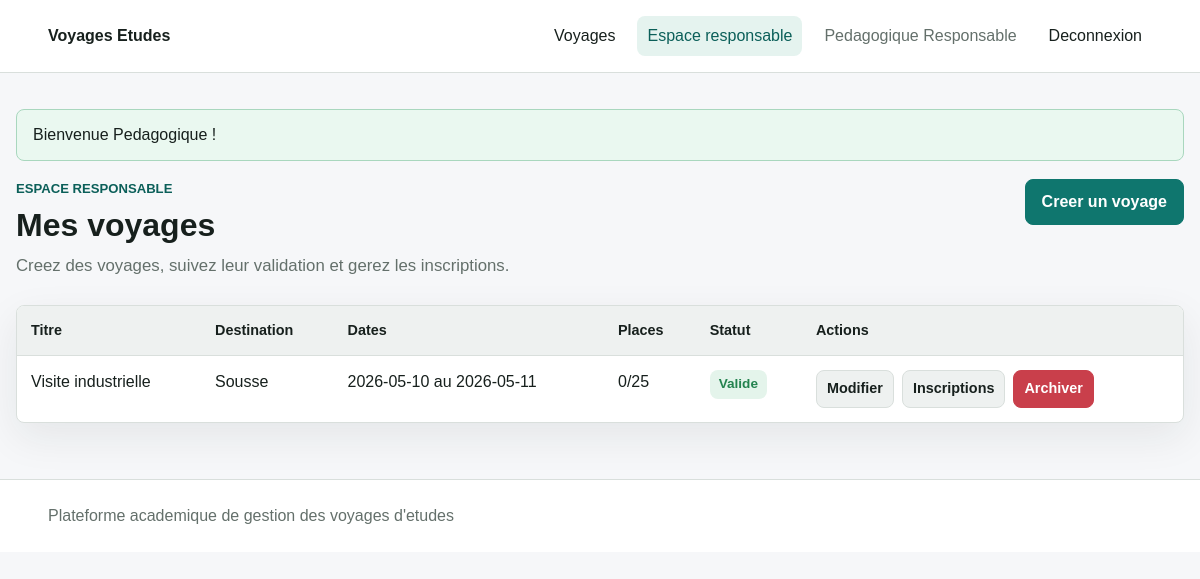
The app's page /index.php?route=responsable/voyages (signed in) with its own data.
### tables this page shows
CREATE TABLE IF NOT EXISTS voyages (
  id_voyage INT AUTO_INCREMENT PRIMARY KEY,
  titre VARCHAR(180) NOT NULL,
  destination VARCHAR(180) NOT NULL,
  description TEXT NOT NULL,
  date_depart DATE NOT NULL,
  date_retour DATE NOT NULL,
  budget DECIMAL(10,2) NOT NULL DEFAULT 0.00,
  nb_places INT NOT NULL,
  statut ENUM('en_attente', 'valide', 'refuse', 'archive') NOT NULL DEFAULT 'en_attente',
  id_responsable INT NOT NULL,
  date_creation DATETIME NOT NULL DEFAULT CURRENT_TIMESTAMP,
  date_modification DATETIME NULL DEFAULT NULL ON UPDATE CURRENT_TIMESTAMP,
  CONSTRAINT fk_voyages_responsable
    FOREIGN KEY (id_responsable) REFERENCES users(id_user)
    ON DELETE RESTRICT ON UPDATE CASCADE,
  INDEX idx_voyages_statut (statut),
  INDEX idx_voyages_destination (destination),
  INDEX idx_voyages_responsable (id_responsable)
);

CREATE TABLE IF NOT EXISTS users (
  id_user INT AUTO_INCREMENT PRIMARY KEY,
  nom VARCHAR(100) NOT NULL,
  prenom VARCHAR(100) NOT NULL,
  email VARCHAR(190) NOT NULL UNIQUE,
  mot_de_passe VARCHAR(255) NOT NULL,
  role ENUM('etudiant', 'responsable', 'admin', 'financier') NOT NULL DEFAULT 'etudiant',
  statut ENUM('actif', 'inactif') NOT NULL DEFAULT 'actif',
  date_creation DATETIME NOT NULL DEFAULT CURRENT_TIMESTAMP,
  date_modification DATETIME NULL DEFAULT NULL ON UPDATE CURRENT_TIMESTAMP,
  INDEX idx_users_role (role),
  INDEX idx_users_statut (statut)
);

### app/core/Controller.php (called while the page is built, shortened)
<?php
abstract class Controller
{
    protected function view(string $view, array $data = []): void
    {
        require VIEW_PATH . DIRECTORY_SEPARATOR . 'layouts' . DIRECTORY_SEPARATOR . 'main.php';
    }
}

### app/controllers/VoyageController.php (called while the page is built, shortened)
<?php
class VoyageController extends Controller
{
    public function mine(): void
    {
        $voyages = (new Voyage())->byResponsible(Auth::id());
        $this->view('responsable/voyages', [
            'title' => 'Mes voyages',
            'voyages' => $voyages,
        ]);
    }
}

### public/index.php (called while the page is built, shortened)
<?php
require_once dirname(__DIR__) . DIRECTORY_SEPARATOR . 'app' . DIRECTORY_SEPARATOR . 'config' . DIRECTORY_SEPARATOR . 'config.php';
$routes = [
    'home' => [HomeController::class, 'index'],
    'login' => [AuthController::class, 'login'],
    'login/store' => [AuthController::class, 'authenticate'],
    'register' => [AuthController::class, 'register'],
    'register/store' => [AuthController::class, 'storeRegister'],
    'logout' => [AuthController::class, 'logout'],
    'voyages' => [VoyageController::class, 'index'],
    'voyage/show' => [VoyageController::class, 'show'],
    'mes-inscriptions' => [InscriptionController::class, 'mine'],
    'inscription/store' => [InscriptionController::class, 'store'],
    'inscription/status' => [InscriptionController::class, 'updateStatus'],
    'documents' => [DocumentController::class, 'mine'],
    'document/upload' => [DocumentController::class, 'upload'],
    'document/download' => [DocumentController::class, 'download'],
    'responsable/voyages' => [VoyageController::class, 'mine'],
    'responsable/voyage/create' => [VoyageController::class, 'create'],
    'responsable/voyage/store' => [VoyageController::class, 'store'],
    'responsable/voyage/edit' => [VoyageController::class, 'edit'],
    'responsable/voyage/update' => [VoyageController::class, 'update'],
    'responsable/voyage/archive' => [VoyageController::class, 'archive'],
    'responsable/inscriptions' => [VoyageController::class, 'inscriptions'],
    'admin/dashboard' => [AdminController::class, 'dashboard'],
    'admin/users' => [AdminController::class, 'users'],
    'admin/users/store' => [AdminController::class, 'storeUser'],
    'admin/users/update' => [AdminController::class, 'updateUser'],
    'admin/voyages' => [AdminController::class, 'voyages'],
    'admin/documents' => [DocumentController::class, 'adminIndex'],
    'admin/voyage/validate' => [AdminController::class, 'validateVoyage'],
    'admin/voyage/refuse' => [AdminController::class, 'refuseVoyage'],
    'admin/voyage/archive' => [AdminController::class, 'archiveVoyage'],
];
$route = current_route();
[$controllerClass, $method] = $routes[$route];
try {
    $controller = new $controllerClass();
    $controller->$method();
} catch (PDOException $exception) {
    http_response_code(500);
    $message = 'Erreur de base de donnees. Verifiez la configuration MySQL.';
    require VIEW_PATH . DIRECTORY_SEPARATOR . 'errors' . DIRECTORY_SEPARATOR . '500.php';
} catch (Throwable $exception) {
    http_response_code(500);
    $message = 'Une erreur inattendue est survenue.';
    require VIEW_PATH . DIRECTORY_SEPARATOR . 'errors' . DIRECTORY_SEPARATOR . '500.php';
}

### app/core/helpers.php (called while the page is built, shortened)
<?php
function e(?string $value): string
{
    return htmlspecialchars((string) $value, ENT_QUOTES, 'UTF-8');
}
function url(string $route = '', array $params = []): string
{
    $script = str_replace('\\', '/', $_SERVER['SCRIPT_NAME'] ?? '/public/index.php');
    $query = array_merge(['route' => trim($route, '/')], $params);
    return $script . '?' . http_build_query($query);
}
function asset(string $path): string
{
    $scriptDir = rtrim(str_replace('\\', '/', dirname($_SERVER['SCRIPT_NAME'] ?? '')), '/');
    return ($scriptDir === '' ? '' : $scriptDir) . '/' . ltrim($path, '/');
}
function get_flash_messages(): array
{
    $messages = $_SESSION['flash'] ?? [];
    return $messages;
}
function status_label(string $status): string
{
    return [
        'en_attente' => 'En attente',
        'valide' => 'Valide',
        'refuse' => 'Refuse',
        'archive' => 'Archive',
        'annule' => 'Annule',
        'actif' => 'Actif',
        'inactif' => 'Inactif',
    ][$status] ?? ucfirst(str_replace('_', ' ', $status));
}
function current_route(): string
{
    return trim((string) ($_GET['route'] ?? 'home'), '/');
}

### app/core/Auth.php (called while the page is built, shortened)
<?php
class Auth
{
    public static function user(): ?array
    {
        return $_SESSION['user'] ?? null;
    }
    public static function id(): ?int
    {
        return isset($_SESSION['user']['id_user']) ? (int) $_SESSION['user']['id_user'] : null;
    }
    public static function check(): bool
    {
        return self::user() !== null;
    }
    public static function role(): ?string
    {
        return $_SESSION['user']['role'] ?? null;
    }
}

### app/core/Model.php (called while the page is built, shortened)
<?php
abstract class Model
{
    public function __construct()
    {
        require_once APP_PATH . DIRECTORY_SEPARATOR . 'config' . DIRECTORY_SEPARATOR . 'database.php';
        $this->db = Database::connection();
    }
}

### app/config/database.php (called while the page is built, shortened)
<?php
class Database
{
    private static ?PDO $connection = null;
    public static function connection(): PDO
    {
        if (self::$connection === null) {
            $dsn = 'mysql:host=' . DB_HOST . ';dbname=' . DB_NAME . ';charset=utf8mb4';
            self::$connection = new PDO($dsn, DB_USER, DB_PASS, [
                PDO::ATTR_ERRMODE => PDO::ERRMODE_EXCEPTION,
                PDO::ATTR_DEFAULT_FETCH_MODE => PDO::FETCH_ASSOC,
                PDO::ATTR_EMULATE_PREPARES => false,
            ]);
        }
        return self::$connection;
    }
}

### app/models/Voyage.php (called while the page is built, shortened)
<?php
class Voyage extends Model
{
    public function byResponsible(int $responsableId): array
    {
        $stmt = $this->db->prepare(
            $this->baseSelect() . ' WHERE v.id_responsable = :id ORDER BY v.date_creation DESC'
        );
        $stmt->execute(['id' => $responsableId]);
        return $stmt->fetchAll();
    }
    private function baseSelect(): string
    {
        return "SELECT
                    v.*,
                    u.nom AS responsable_nom,
                    u.prenom AS responsable_prenom,
                    (
                        SELECT COUNT(*)
                        FROM inscriptions i
                        WHERE i.id_voyage = v.id_voyage
                          AND i.statut IN ('en_attente', 'valide')
                    ) AS nb_inscrits,
                    (
                        v.nb_places - (
                            SELECT COUNT(*)
                            FROM inscriptions i2
                            WHERE i2.id_voyage = v.id_voyage
                              AND i2.statut IN ('en_attente', 'valide')
                        )
                    ) AS places_restantes
                FROM voyages v
                INNER JOIN users u ON u.id_user = v.id_responsable";
    }
}

### app/config/config.php (called while the page is built, shortened)
<?php
spl_autoload_register(function (string $class): void {
    $directories = [
        APP_PATH . DIRECTORY_SEPARATOR . 'core',
        APP_PATH . DIRECTORY_SEPARATOR . 'models',
        APP_PATH . DIRECTORY_SEPARATOR . 'controllers',
    ];
    foreach ($directories as $directory) {
        $file = $directory . DIRECTORY_SEPARATOR . $class . '.php';
        if (is_file($file)) {
            return;
        }
    }
});
require_once APP_PATH . DIRECTORY_SEPARATOR . 'core' . DIRECTORY_SEPARATOR . 'helpers.php';

### app/views/responsable/voyages.php (the view, shortened to what this page needs)
<section class="page-heading">
    <div>
        <p class="eyebrow">Espace responsable</p>
        <h1>Mes voyages</h1>
        <p class="lede">Creez des voyages, suivez leur validation et gerez les inscriptions.</p>
    </div>
    <a class="button" href="<?= e(url('responsable/voyage/create')) ?>">Creer un voyage</a>
</section>
<?php if ($voyages === []): ?>
    <section class="empty-state">
        <h2>Aucun voyage cree</h2>
        <p>Votre prochain voyage apparaitra ici en attente de validation admin.</p>
    </section>
<?php else: ?>
    <div class="table-wrap">
        <table>
            <thead>
                <tr>
                    <th>Titre</th>
                    <th>Destination</th>
                    <th>Dates</th>
                    <th>Places</th>
                    <th>Statut</th>
                    <th>Actions</th>
                </tr>
            </thead>
            <tbody>
                <?php foreach ($voyages as $voyage): ?>
                    <tr>
                        <td><?= e($voyage['titre']) ?></td>
                        <td><?= e($voyage['destination']) ?></td>
                        <td><?= e($voyage['date_depart']) ?> au <?= e($voyage['date_retour']) ?></td>
                        <td><?= e((string) $voyage['nb_inscrits']) ?>/<?= e((string) $voyage['nb_places']) ?></td>
                        <td><span class="badge <?= e($voyage['statut']) ?>"><?= e(status_label($voyage['statut'])) ?></span></td>
                        <td class="actions">
                            <a class="button small secondary" href="<?= e(url('responsable/voyage/edit', ['id' => $voyage['id_voyage']])) ?>">Modifier</a>
                            <a class="button small secondary" href="<?= e(url('responsable/inscriptions', ['id' => $voyage['id_voyage']])) ?>">Inscriptions</a>
                            <?php if ($voyage['statut'] !== 'archive'): ?>
                                <form method="post" action="<?= e(url('responsable/voyage/archive')) ?>">
                                    <button class="button small danger" type="submit">Archiver</button>
                                </form>
                            <?php endif; ?>
                        </td>
                    </tr>
                <?php endforeach; ?>
            </tbody>
        </table>
    </div>
<?php endif; ?>

### app/views/layouts/main.php (shortened to what this page needs)
<!doctype html>
<html lang="fr">
<head>
    <link rel="stylesheet" href="<?= e(asset('assets/css/app.css')) ?>">
</head>
<body>
    <header class="site-header">
        <a class="brand" href="<?= e(url('home')) ?>"><?= e(APP_NAME) ?></a>
        <nav class="main-nav" data-menu>
            <a href="<?= e(url('voyages')) ?>" class="<?= current_route() === 'voyages' ? 'active' : '' ?>">Voyages</a>
            <?php if (Auth::role() === 'responsable'): ?>
                <a href="<?= e(url('responsable/voyages')) ?>" class="<?= str_starts_with(current_route(), 'responsable') ? 'active' : '' ?>">Espace responsable</a>
            <?php endif; ?>
            <?php if (Auth::check()): ?>
                <span class="nav-user"><?= e(Auth::user()['prenom'] . ' ' . Auth::user()['nom']) ?></span>
                <a href="<?= e(url('logout')) ?>">Deconnexion</a>
            <?php else: ?>
                <a href="<?= e(url('login')) ?>">Connexion</a>
                <a class="button small" href="<?= e(url('register')) ?>">Creer un compte</a>
            <?php endif; ?>
        </nav>
    </header>
    <main class="page">
        <?php foreach (get_flash_messages() as $flash): ?>
            <div class="alert <?= e($flash['type']) ?>">
                <?= e($flash['message']) ?>
            </div>
        <?php endforeach; ?>
        <?php require $viewFile; ?>
    </main>
    <footer class="site-footer">
        <span>Plateforme academique de gestion des voyages d'etudes</span>
    </footer>
</body>
</html>

### assets/css/app.css (style rules this page uses)
:root { color-scheme: light; --bg: #f6f7f9; --surface: #ffffff; --text: #17201d; --muted: #64706b; --line: #d9dfdc; --primary: #0f766e; --primary-dark: #0b5f59; --secondary: #43515a; --danger: #c93f4b; --warning: #a66f00; --success: #24834f; --focus: #e6b450; --shadow: 0 14px 40px rgba(26, 35, 32, 0.08); }
* { box-sizing: border-box; }
body { margin: 0; background: var(--bg); color: var(--text); font-family: Arial, Helvetica, sans-serif; font-size: 16px; line-height: 1.5; }
a { color: var(--primary); text-decoration: none; }
button, input, select, textarea { font: inherit; }
.site-header { position: sticky; top: 0; z-index: 20; display: flex; align-items: center; justify-content: space-between; gap: 24px; padding: 16px clamp(18px, 4vw, 48px); background: rgba(255, 255, 255, 0.96); border-bottom: 1px solid var(--line); backdrop-filter: blur(10px); }
.brand { color: var(--text); font-weight: 800; text-decoration: none; }
.main-nav { display: flex; align-items: center; gap: 12px; flex-wrap: wrap; }
.main-nav a, .nav-user { color: var(--text); padding: 8px 10px; border-radius: 8px; }
.main-nav a.active { background: #e5f3ef; color: var(--primary-dark); }
.nav-user { color: var(--muted); }
.page { width: min(1180px, calc(100% - 32px)); margin: 0 auto; padding: 36px 0 56px; }
.site-footer { padding: 24px clamp(18px, 4vw, 48px); color: var(--muted); border-top: 1px solid var(--line); background: var(--surface); }
.page-heading, .auth-shell, .detail-layout, .split-grid { display: grid; grid-template-columns: minmax(0, 1fr) auto; gap: 24px; align-items: start; margin-bottom: 26px; }
h1, h2, h3, p { overflow-wrap: anywhere; }
h1 { margin: 0 0 10px; font-size: 2rem; line-height: 1.15; }
.eyebrow { margin: 0 0 8px; color: var(--primary-dark); font-size: 0.82rem; font-weight: 800; text-transform: uppercase; }
.lede { max-width: 680px; margin: 0; color: var(--muted); font-size: 1.05rem; }
.button { display: inline-flex; align-items: center; justify-content: center; gap: 8px; min-height: 42px; padding: 10px 16px; color: #ffffff; background: var(--primary); border: 1px solid var(--primary); border-radius: 8px; cursor: pointer; font-weight: 700; text-decoration: none; }
.button.secondary { color: var(--text); background: #eef1f0; border-color: var(--line); }
.button.danger { background: var(--danger); border-color: var(--danger); }
.button.small { min-height: 34px; padding: 7px 10px; font-size: 0.9rem; }
.form-actions, .actions, .inline-form { display: flex; align-items: center; gap: 8px; flex-wrap: wrap; }
.table-wrap { overflow-x: auto; background: var(--surface); border: 1px solid var(--line); border-radius: 8px; box-shadow: var(--shadow); }
table { width: 100%; border-collapse: collapse; min-width: 760px; }
th, td { padding: 14px; border-bottom: 1px solid var(--line); text-align: left; vertical-align: top; }
th { background: #eef1f0; font-size: 0.9rem; }
tr:last-child td { border-bottom: 0; }
.badge { display: inline-flex; align-items: center; min-height: 28px; padding: 4px 9px; border-radius: 8px; background: #eef1f0; color: var(--secondary); font-size: 0.85rem; font-weight: 800; }
.badge.valide, .badge.actif { background: #e4f4eb; color: var(--success); }
.alert { padding: 13px 16px; margin-bottom: 18px; border-radius: 8px; border: 1px solid var(--line); background: var(--surface); }
.alert.success { border-color: #a9d7be; background: #eaf8f0; }

### records on screen
voyages: id_responsable.nom "Pedagogique Responsable", titre "Visite industrielle", destination "Sousse", date_depart "2026-05-10", date_retour "2026-05-11", nb_inscrits "0", nb_places "25", statut "Valide"

### other values on screen
APP_NAME "Voyages Etudes"
$flash['message'] "Bienvenue Pedagogique !"
